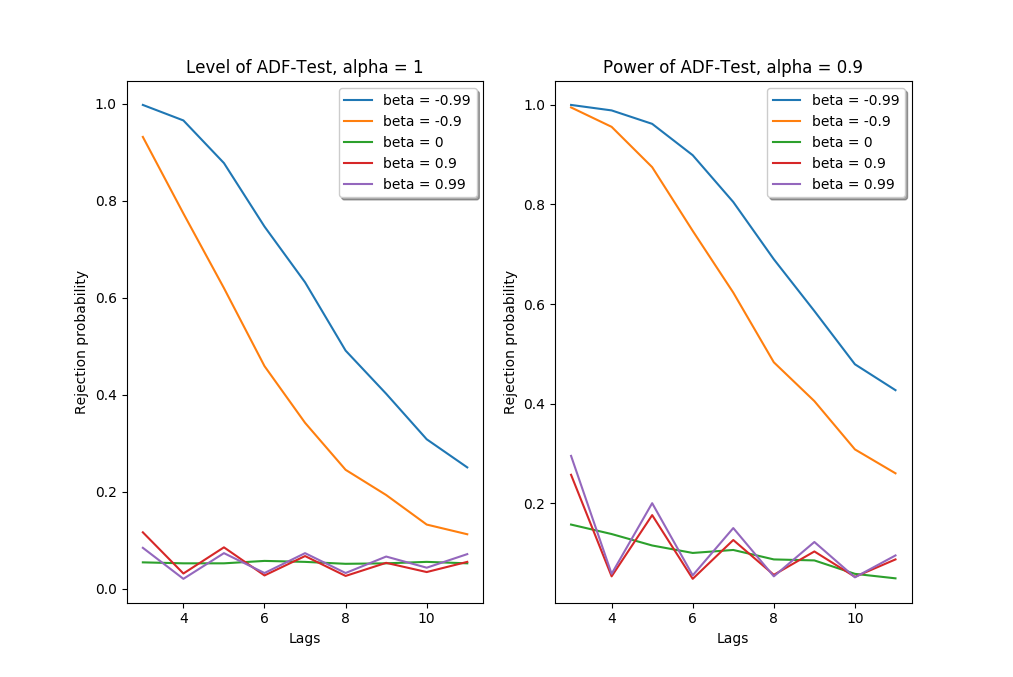

Python code for this plot:
#Required Packages
import numpy as np
import matplotlib.pyplot as plt
from prettytable import PrettyTable
from statsmodels.tsa.stattools import adfuller
from statsmodels.tsa.arima_process import arma_generate_sample

np.random.seed(0)

#   ~~~~~Input parameters~~~~~
#number of simulations:
number_simulations = 1000

#length of time series:
length_ts = 100

#Alpha-coefficients for AR(1)
alpha_coeff = [1, 0.9]

#Beta-coefficients for MA(1)
beta_coeff = [-0.99, -0.9, 0, 0.9, 0.99]

#Minimum and maximum of lags
lagstart = 3
lagend = 11
numberlags = lagend - lagstart + 1

#Significance level of test
sig_level = 0.05

#Type of ADF-test
#       'c'     ----> constant only
#       'ct'    ----> constant and trend
#       'ctt'   ----> constant, linear and quadratic trend
#       'nc'    ----> no constant, no trend
model = 'ct'

#Function that generates the specified number of simulations for an ARMA-Process of the specified length
#alpha and beta are the coefficients for the autoregressive and moving average processes
def generate_arma_simulations(alpha,beta):
    #Check if inputs are valid
   if number_simulations == 0:
        print("Warning: Specify a valid number of simulations.")
   elif alpha == 0 and beta == 0:
        print("Warning: Specify valid coefficients for the ARMA model")
   elif length_ts == 0 or length_ts == 1:
        print("Warning: Specify a valid length for the time series.")
   #Simulate data
   else:
        ar_params = np.r_[1, -alpha]
        ma_params = np.r_[1, beta]
        t_series = np.zeros([number_simulations,length_ts])
        a = 0
        while a < number_simulations:
            t_series[a,::] = arma_generate_sample(ar_params, ma_params,length_ts)
            a = a + 1
        return t_series

#Function that calculates the p-values for the simulated data
def calculate_adf(data,lag):
    if lag < 1:
        print("Warning: Specify a positive integer for the amount of lags to be used.")
    else:
        data_shape = np.shape(data)
        data_rows = data_shape[0]
        pvalues = np.zeros(data_rows)
        k = 0
        while k < data_rows:
            pvalues[k] = adfuller(data[k,::], maxlag = lag, regression = model, autolag= None)[1]
            k = k+1
        return pvalues

#Function that calculates the probability of the rejection test-decision
def calculate_rejection_probability(data,lag):
    adf_pvalues = np.zeros(number_simulations)
    adf_decisions = np.zeros(number_simulations)
    adf_pvalues[::] = calculate_adf(data, lag)
    adf_decisions[adf_pvalues < sig_level] = 1
    adf_decisions_mean = np.mean(adf_decisions)
    return adf_decisions_mean

#Creates the array of results
def create_results_table():
    rej_prob = np.ones((len(alpha_coeff), numberlags, len(beta_coeff)))
    j = 0
    while j < len(alpha_coeff):
            k = 0
            while k < len(beta_coeff):
                simulated_data = generate_arma_simulations(alpha_coeff[j], beta_coeff[k])
                l = 0
                while l < lagend - lagstart + 1:
                    rej_prob[j,l,k] =  calculate_rejection_probability(simulated_data,lagstart+l)
                    l = l + 1
                k = k + 1
            j = j + 1
    return rej_prob

#Extracts only the results for the first and last lag
def summary_first_last_lag(complete_table):
    table_lagstart_lagend = np.zeros((len(alpha_coeff), 2, len(beta_coeff)))
    table_lagstart_lagend[::,0,::] = complete_table[::,0,::]
    table_lagstart_lagend[::,1,::] = complete_table[::,-1,::]
    return table_lagstart_lagend

#Call main functions for computation of results
results = create_results_table()
results_short = summary_first_last_lag(results)

#Create and visualize tables of results
powertable = PrettyTable()
powertable.field_names = ["alpha", "lags", "beta =" + str(beta_coeff[0]),
                          "beta = " + str(beta_coeff[1]),"beta = " + str(beta_coeff[2]),
                          "beta = " + str(beta_coeff[3]),"beta = " + str(beta_coeff[4])]
powertable.add_row([alpha_coeff[0], lagstart, results[0,0,0], results[0,0,1], results[0,0,2], results[0,0,3], results[0,0,4]])
powertable.add_row([" ", lagend, results[0,1,0], results[0,1,1], results[0,1,2], results[0,1,3], results[0,1,4]])
print(powertable)

leveltable = PrettyTable()
leveltable.field_names = ["alpha", "lags", "beta =" + str(beta_coeff[0]),
                          "beta = " + str(beta_coeff[1]),"beta = " + str(beta_coeff[2]),
                          "beta = " + str(beta_coeff[3]),"beta = " + str(beta_coeff[4])]
leveltable.add_row([alpha_coeff[1], lagstart, results[1,0,0], results[1,0,1], results[1,0,2], results[1,0,3], results[1,0,4]])
leveltable.add_row([" ", lagend, results[1,1,0], results[1,1,1], results[1,1,2], results[1,1,3], results[1,1,4]])
print(leveltable)

#Create plots of results
x = range(lagstart, lagend + 1)

#Creates the plot for level of test
plt.subplot(1, 2, 1)
i = 0
while i < len(beta_coeff):
    plt.plot(x, results[0,::,i], label = "beta = "  + str(beta_coeff[i]))
    i = i + 1
plt.title("Level of ADF-Test, alpha = 1")
plt.xlabel("Lags")
plt.ylabel("Rejection probability")
plt.legend(loc='upper right', fancybox=True, shadow=True)

#Creates the plot for power of test
plt.subplot(1, 2, 2)

i = 0
while i < len(beta_coeff):
    plt.plot(x, results[1,::,i], label = "beta = " + str(beta_coeff[i]))
    i = i + 1
plt.title("Power of ADF-Test, alpha = 0.9")
plt.xlabel("Lags")
plt.ylabel("Rejection probability")
plt.legend(loc='upper right', fancybox=True, shadow=True)

plt.show()
